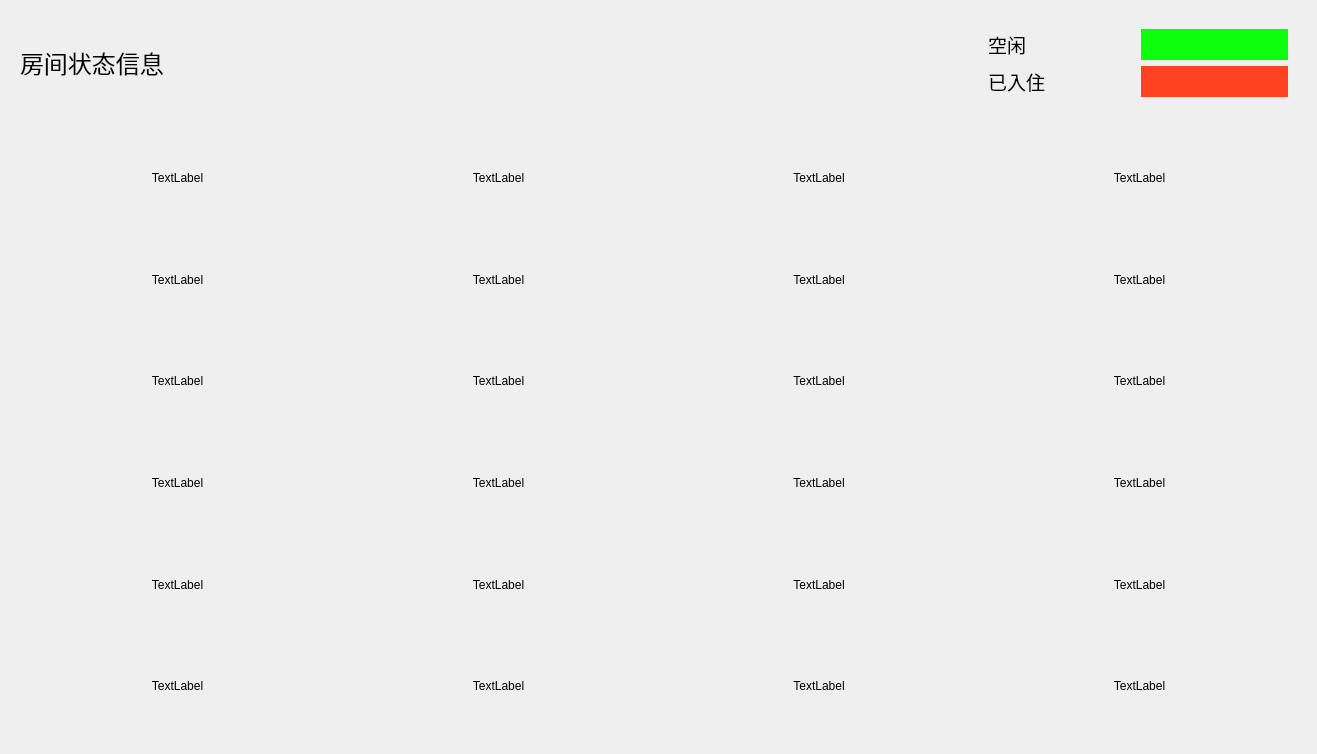
<?xml version="1.0" encoding="UTF-8"?>
<ui version="4.0">
 <class>KRoomInfoWidget</class>
 <widget class="QWidget" name="KRoomInfoWidget">
  <property name="geometry">
   <rect>
    <x>0</x>
    <y>0</y>
    <width>1317</width>
    <height>754</height>
   </rect>
  </property>
  <property name="windowTitle">
   <string>Form</string>
  </property>
  <layout class="QVBoxLayout" name="verticalLayout" stretch="1,6">
   <item>
    <widget class="QWidget" name="widget_7" native="true">
     <layout class="QHBoxLayout" name="horizontalLayout_4" stretch="3,1">
      <item>
       <widget class="QLabel" name="label_25">
        <property name="font">
         <font>
          <family>华文琥珀</family>
          <pointsize>18</pointsize>
         </font>
        </property>
        <property name="text">
         <string>房间状态信息</string>
        </property>
       </widget>
      </item>
      <item>
       <widget class="QWidget" name="widget_6" native="true">
        <layout class="QGridLayout" name="gridLayout_2">
         <item row="0" column="0">
          <widget class="QLabel" name="label_26">
           <property name="font">
            <font>
             <family>华文琥珀</family>
             <pointsize>14</pointsize>
            </font>
           </property>
           <property name="text">
            <string>空闲</string>
           </property>
          </widget>
         </item>
         <item row="0" column="1">
          <widget class="QLabel" name="label_28">
           <property name="styleSheet">
            <string notr="true">background-color: rgb(14, 255, 14);</string>
           </property>
           <property name="text">
            <string/>
           </property>
          </widget>
         </item>
         <item row="1" column="0">
          <widget class="QLabel" name="label_27">
           <property name="font">
            <font>
             <family>华文琥珀</family>
             <pointsize>14</pointsize>
            </font>
           </property>
           <property name="text">
            <string>已入住</string>
           </property>
          </widget>
         </item>
         <item row="1" column="1">
          <widget class="QLabel" name="label_29">
           <property name="styleSheet">
            <string notr="true">background-color: rgb(255, 67, 30);</string>
           </property>
           <property name="text">
            <string/>
           </property>
          </widget>
         </item>
        </layout>
       </widget>
      </item>
     </layout>
    </widget>
   </item>
   <item>
    <widget class="QWidget" name="widget_3" native="true">
     <layout class="QGridLayout" name="gridLayout">
      <item row="0" column="0">
       <widget class="QLabel" name="label">
        <property name="styleSheet">
         <string notr="true"/>
        </property>
        <property name="text">
         <string>TextLabel</string>
        </property>
        <property name="alignment">
         <set>Qt::AlignCenter</set>
        </property>
       </widget>
      </item>
      <item row="0" column="1">
       <widget class="QLabel" name="label_2">
        <property name="text">
         <string>TextLabel</string>
        </property>
        <property name="alignment">
         <set>Qt::AlignCenter</set>
        </property>
       </widget>
      </item>
      <item row="0" column="2">
       <widget class="QLabel" name="label_3">
        <property name="text">
         <string>TextLabel</string>
        </property>
        <property name="alignment">
         <set>Qt::AlignCenter</set>
        </property>
       </widget>
      </item>
      <item row="0" column="3">
       <widget class="QLabel" name="label_4">
        <property name="text">
         <string>TextLabel</string>
        </property>
        <property name="alignment">
         <set>Qt::AlignCenter</set>
        </property>
       </widget>
      </item>
      <item row="1" column="0">
       <widget class="QLabel" name="label_5">
        <property name="text">
         <string>TextLabel</string>
        </property>
        <property name="alignment">
         <set>Qt::AlignCenter</set>
        </property>
       </widget>
      </item>
      <item row="1" column="1">
       <widget class="QLabel" name="label_6">
        <property name="text">
         <string>TextLabel</string>
        </property>
        <property name="alignment">
         <set>Qt::AlignCenter</set>
        </property>
       </widget>
      </item>
      <item row="1" column="2">
       <widget class="QLabel" name="label_7">
        <property name="text">
         <string>TextLabel</string>
        </property>
        <property name="alignment">
         <set>Qt::AlignCenter</set>
        </property>
       </widget>
      </item>
      <item row="1" column="3">
       <widget class="QLabel" name="label_8">
        <property name="text">
         <string>TextLabel</string>
        </property>
        <property name="alignment">
         <set>Qt::AlignCenter</set>
        </property>
       </widget>
      </item>
      <item row="2" column="0">
       <widget class="QLabel" name="label_9">
        <property name="text">
         <string>TextLabel</string>
        </property>
        <property name="alignment">
         <set>Qt::AlignCenter</set>
        </property>
       </widget>
      </item>
      <item row="2" column="1">
       <widget class="QLabel" name="label_10">
        <property name="text">
         <string>TextLabel</string>
        </property>
        <property name="alignment">
         <set>Qt::AlignCenter</set>
        </property>
       </widget>
      </item>
      <item row="2" column="2">
       <widget class="QLabel" name="label_11">
        <property name="text">
         <string>TextLabel</string>
        </property>
        <property name="alignment">
         <set>Qt::AlignCenter</set>
        </property>
       </widget>
      </item>
      <item row="2" column="3">
       <widget class="QLabel" name="label_12">
        <property name="text">
         <string>TextLabel</string>
        </property>
        <property name="alignment">
         <set>Qt::AlignCenter</set>
        </property>
       </widget>
      </item>
      <item row="3" column="0">
       <widget class="QLabel" name="label_13">
        <property name="text">
         <string>TextLabel</string>
        </property>
        <property name="alignment">
         <set>Qt::AlignCenter</set>
        </property>
       </widget>
      </item>
      <item row="3" column="1">
       <widget class="QLabel" name="label_14">
        <property name="text">
         <string>TextLabel</string>
        </property>
        <property name="alignment">
         <set>Qt::AlignCenter</set>
        </property>
       </widget>
      </item>
      <item row="3" column="2">
       <widget class="QLabel" name="label_15">
        <property name="text">
         <string>TextLabel</string>
        </property>
        <property name="alignment">
         <set>Qt::AlignCenter</set>
        </property>
       </widget>
      </item>
      <item row="3" column="3">
       <widget class="QLabel" name="label_16">
        <property name="text">
         <string>TextLabel</string>
        </property>
        <property name="alignment">
         <set>Qt::AlignCenter</set>
        </property>
       </widget>
      </item>
      <item row="4" column="0">
       <widget class="QLabel" name="label_17">
        <property name="text">
         <string>TextLabel</string>
        </property>
        <property name="alignment">
         <set>Qt::AlignCenter</set>
        </property>
       </widget>
      </item>
      <item row="4" column="1">
       <widget class="QLabel" name="label_18">
        <property name="text">
         <string>TextLabel</string>
        </property>
        <property name="alignment">
         <set>Qt::AlignCenter</set>
        </property>
       </widget>
      </item>
      <item row="4" column="2">
       <widget class="QLabel" name="label_19">
        <property name="text">
         <string>TextLabel</string>
        </property>
        <property name="alignment">
         <set>Qt::AlignCenter</set>
        </property>
       </widget>
      </item>
      <item row="4" column="3">
       <widget class="QLabel" name="label_20">
        <property name="text">
         <string>TextLabel</string>
        </property>
        <property name="alignment">
         <set>Qt::AlignCenter</set>
        </property>
       </widget>
      </item>
      <item row="5" column="0">
       <widget class="QLabel" name="label_21">
        <property name="text">
         <string>TextLabel</string>
        </property>
        <property name="alignment">
         <set>Qt::AlignCenter</set>
        </property>
       </widget>
      </item>
      <item row="5" column="1">
       <widget class="QLabel" name="label_22">
        <property name="text">
         <string>TextLabel</string>
        </property>
        <property name="alignment">
         <set>Qt::AlignCenter</set>
        </property>
       </widget>
      </item>
      <item row="5" column="2">
       <widget class="QLabel" name="label_23">
        <property name="text">
         <string>TextLabel</string>
        </property>
        <property name="alignment">
         <set>Qt::AlignCenter</set>
        </property>
       </widget>
      </item>
      <item row="5" column="3">
       <widget class="QLabel" name="label_24">
        <property name="text">
         <string>TextLabel</string>
        </property>
        <property name="alignment">
         <set>Qt::AlignCenter</set>
        </property>
       </widget>
      </item>
     </layout>
    </widget>
   </item>
  </layout>
 </widget>
 <resources/>
 <connections/>
</ui>
